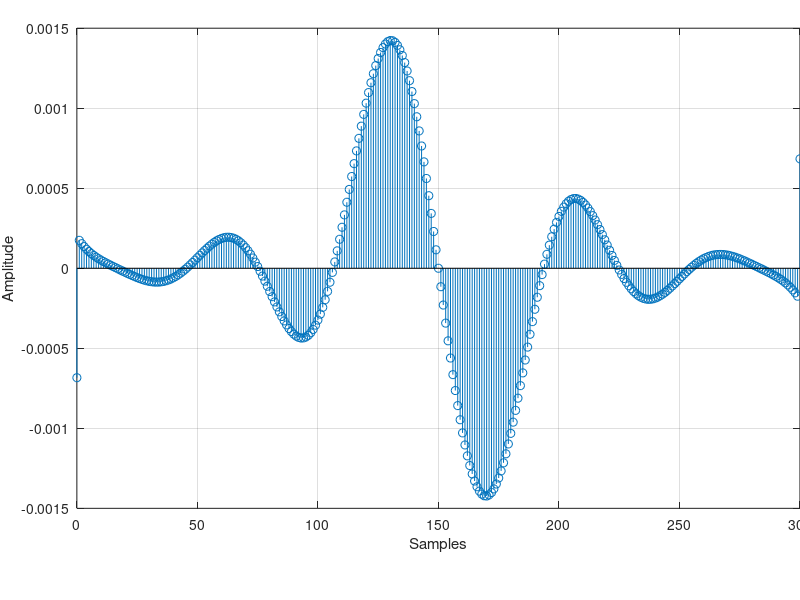
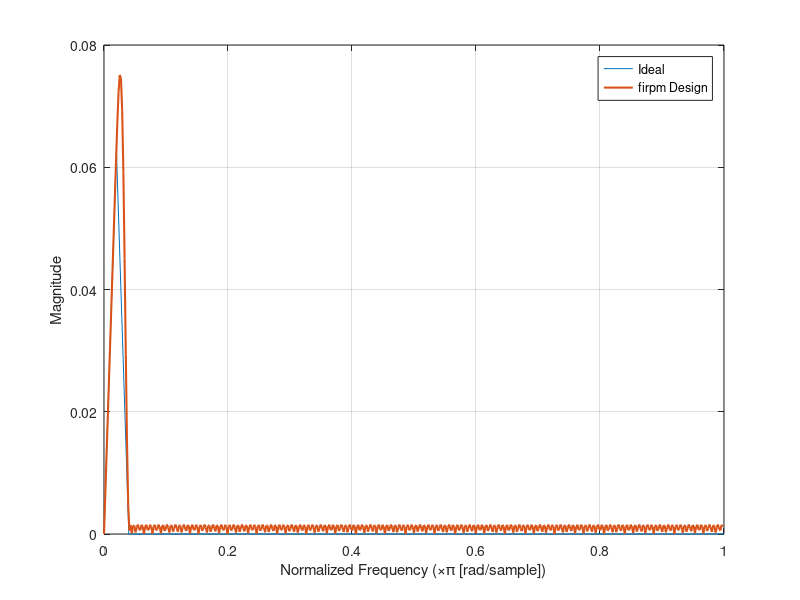

Reproduce these figures in MATLAB, in order. (Note: this script raises an error after producing the figures.)

pos = load('hip2.mat');

dt = 1;         % s
f_s   = 1/dt;   % Hz

fcut  = 0.01;%0.05;   % Hz
fstop = 0.02;%0.1;    % Hz
N = 300;

H_f = [0, fcut, fstop, f_s/2] /(f_s/2);         % *pi [rad/sample]
H_a = [0,    1,     0,     0] .*H_f*pi *f_s;    % filter amplitude
h_diff = firpm(N,H_f,H_a,'differentiator');
%%
figure('Color','white','Position',[381.0000e+000   455.4000e+000   664.0000e+000   212.8000e+000])
stem(0:N,h_diff)
xlabel 'Samples',  ylabel 'Amplitude', grid on
xlim([0 N])
set(gca,'LooseInset',get(gca,'TightInset'))
saveas(gcf, fullfile(pwd,'images/','h_imp_resp'),'epsc')

[H,w] = freqz(h_diff,1,512);
figure('Color','white','Position',[381.0000e+000   455.4000e+000   664.0000e+000   212.8000e+000])
plot(H_f,H_a, w/pi,abs(H),'LineWidth',1.5);
legend('Ideal','firpm Design')
xlabel 'Normalized Frequency (\times\pi [rad/sample])', ylabel 'Magnitude', grid on
set(gca,'LooseInset',get(gca,'TightInset'))
saveas(gcf, fullfile(pwd,'images/','H_abs'),'epsc')
%%
% Plot using FFT instead of freqz
% N_fft = 2e3;    %Zero-pad FFT for increased frequency resolution
% f_fft = (0:N_fft-1)/N_fft*f_s;
% H = fft(h_diff,N_fft); 
% figure('Color','white');
% subplot(2,1,1)
% plot(f_fft , abs(H), '--'); grid on; hold on;
% plot(H_f*(f_s/2), abs(H_a))
% title('Filter magnitude response');
% xlabel('f [Hz]');
% ylabel('|H|');
% subplot(2,1,2)
% plot(f_fft ,unwrap(angle(H))); grid on;
% title('Filter phase response');
% xlabel('f [Hz]');
% ylabel('arg(H)');

pos.observation = noisy_position
pos.signal = true_position;
Nsamples = length(pos.observation);

h_euler = [1/dt , -1/dt];
vel.observation = conv(pos.observation, h_euler) *3600;
vel.observation = vel.observation(1:Nsamples) ;
vel.signal = conv(pos.signal, h_euler) *3600;
vel.signal = vel.signal(1:Nsamples);
t_euler = (0:Nsamples-1)/dt;

vel.fir_obs = conv(pos.observation, h_diff) *3600;
vel.fir_sig = conv(pos.signal, h_diff) *3600;
t_filtered   = (0:length(vel.fir_obs)-1)/dt;

lc = lines(6);

figure('Color','white','Position',[464.2000e+000   373.8000e+000   404.0000e+000   290.4000e+000]);
xlabel 'time [s]', ylabel 'velocity [km/h]', hold on, grid on
axis([0 600 0 220])
plot(t_euler,vel.signal,'-','Color',lc(1,:),'LineWidth',2);
plot(t_filtered,vel.fir_obs,'-','Color',lc(2,:),'LineWidth',2);
plot(t_filtered,vel.fir_sig,'--','Color','k','LineWidth',2);
legend({'Euler - true', 'FIR - measured','FIR - true'});
set(gca,'LooseInset',get(gca,'TightInset'))
saveas(gcf, fullfile(pwd,'images/','vel-delayed'),'epsc')

figure('Color','white','Position',[464.2000e+000   373.8000e+000   404.0000e+000   290.4000e+000]);
xlabel 'time [s]', ylabel 'velocity [km/h]', hold on, grid on
axis([0 600 0 220])
plot(t_euler,vel.signal,'-','Color',lc(1,:),'LineWidth',2);
plot(t_filtered(N/2:end)-N/2,vel.fir_obs(N/2:end),'-','Color',lc(2,:),'LineWidth',2);
plot(t_filtered(N/2:end)-N/2,vel.fir_sig(N/2:end),'--','Color','k','LineWidth',2);
legend({'Euler - true', 'FIR - measured','FIR - true'});
set(gca,'LooseInset',get(gca,'TightInset'))
saveas(gcf, fullfile(pwd,'images/','vel-delay-corr'),'epsc')

figure('Color','white','Position',[464.2000e+000   373.8000e+000   404.0000e+000   290.4000e+000]);
xlabel 'time [s]', ylabel 'velocity [km/h]', hold on, grid on
% axis([0 600 0 220])
plot(t_euler,vel.observation,'--','Color',lc(2,:),'LineWidth',1);
plot(t_euler,vel.signal,'Color',lc(1,:),'LineWidth',2);
legend({'Euler - measured','Euler - true'});
set(gca,'LooseInset',get(gca,'TightInset'))
saveas(gcf, fullfile(pwd,'images/','vel-noise'),'epsc')

% figure
% plot(pos.observation)

funs.gen_filter = @() h_diff;

%      function h = gen_filter()
%         h = 0;
%     end
% 
% funs.gen_filter = @gen_filter;



% This file will return a structure with handles to the functions you have
% implemented. You can call them if you wish, for example:
% funs = student_sols();
% some_output = funs.some_function(some_input);
